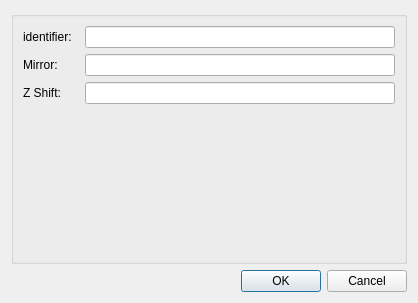
<?xml version="1.0" encoding="UTF-8"?>
<ui version="4.0">
 <class>ConfigureDialog</class>
 <widget class="QDialog" name="ConfigureDialog">
  <property name="geometry">
   <rect>
    <x>0</x>
    <y>0</y>
    <width>418</width>
    <height>303</height>
   </rect>
  </property>
  <property name="windowTitle">
   <string>ConfigureDialog</string>
  </property>
  <layout class="QGridLayout" name="gridLayout">
   <item row="0" column="0">
    <widget class="QGroupBox" name="configGroupBox">
     <property name="title">
      <string/>
     </property>
     <layout class="QFormLayout" name="formLayout">
      <item row="0" column="0">
       <widget class="QLabel" name="label0">
        <property name="text">
         <string>identifier:  </string>
        </property>
       </widget>
      </item>
      <item row="0" column="1">
       <widget class="QLineEdit" name="lineEdit0"/>
      </item>
      <item row="1" column="0">
       <widget class="QLabel" name="label1">
        <property name="text">
         <string>Mirror:  </string>
        </property>
       </widget>
      </item>
      <item row="1" column="1">
       <widget class="QLineEdit" name="lineEdit1"/>
      </item>
      <item row="2" column="0">
       <widget class="QLabel" name="label2">
        <property name="text">
         <string>Z Shift:  </string>
        </property>
       </widget>
      </item>
      <item row="2" column="1">
       <widget class="QLineEdit" name="lineEdit2"/>
      </item>
     </layout>
    </widget>
   </item>
   <item row="1" column="0">
    <widget class="QDialogButtonBox" name="buttonBox">
     <property name="orientation">
      <enum>Qt::Horizontal</enum>
     </property>
     <property name="standardButtons">
      <set>QDialogButtonBox::Cancel|QDialogButtonBox::Ok</set>
     </property>
    </widget>
   </item>
  </layout>
 </widget>
 <resources/>
 <connections>
  <connection>
   <sender>buttonBox</sender>
   <signal>accepted()</signal>
   <receiver>ConfigureDialog</receiver>
   <slot>accept()</slot>
   <hints>
    <hint type="sourcelabel">
     <x>208</x>
     <y>277</y>
    </hint>
    <hint type="destinationlabel">
     <x>208</x>
     <y>151</y>
    </hint>
   </hints>
  </connection>
  <connection>
   <sender>buttonBox</sender>
   <signal>rejected()</signal>
   <receiver>ConfigureDialog</receiver>
   <slot>reject()</slot>
   <hints>
    <hint type="sourcelabel">
     <x>208</x>
     <y>277</y>
    </hint>
    <hint type="destinationlabel">
     <x>208</x>
     <y>151</y>
    </hint>
   </hints>
  </connection>
 </connections>
</ui>
